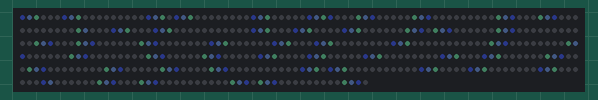
This sketch was run on a simulated Arduino Uno, built with avr-gcc and run on an emulated ATmega328P. Parts: 450 RGB LEDs in strip order, left to right, continuing on the next row. Dim RGB values are drawn brighter than linear; random numbers use the default seed unless the sketch sets one.

Above: at 7.09 s.
At 11.79 s:
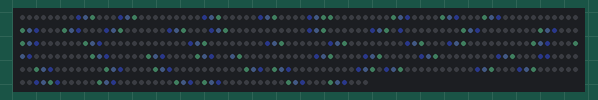
At 16.48 s:
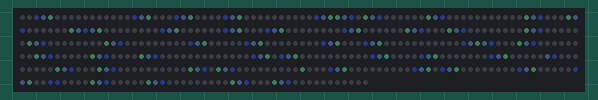
At 19.5 s:
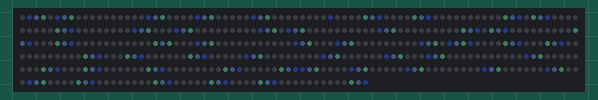
At 30.57 s:
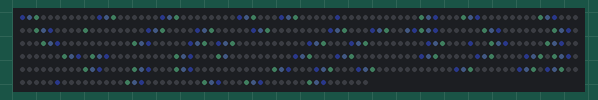
At 38.29 s:
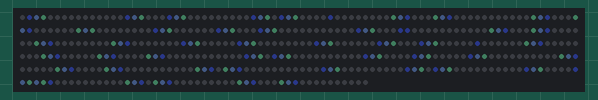

The sketch:

Working_rain_with_lightning_do_not_change_or_delete_ever_yee.ino
```cpp
#include <Adafruit_NeoPixel.h>
// Add an if i = 0 and this is not the first time, check k- the i reset value and go up
// Parameter 1 = number of pixels in strip
// Parameter 2 = pin number (most are valid)
// Parameter 3 = pixel type flags, add together as needed:
//   NEO_KHZ800  800 KHz bitstream (most NeoPixel products w/WS2812 LEDs)
//   NEO_KHZ400  400 KHz (classic 'v1' (not v2) FLORA pixels, WS2811 drivers)
//   NEO_GRB     Pixels are wired for GRB bitstream (most NeoPixel products)
//   NEO_RGB     Pixels are wired for RGB bitstream (v1 FLORA pixels, not v2)
Adafruit_NeoPixel pixels = Adafruit_NeoPixel(450, 3, NEO_GRB + NEO_KHZ800);  //44 Needs to be changed to 330 when running reg. code. Pin (3) matters too
void setup() {
  pixels.begin();
  pixels.show();
  pixels.setBrightness(10);
  Serial.begin(115200);
  //delay(100);
} //void setup()
int tickStart = 0; //Only exists for testing on circuits.io, should mostly be 0
int length = 45; //Please only change these void loop variables and the delay, no other code
int rain_space = 9; //should always be less than length (otherwise this code is inefficient for the purpose)
int clm_num = 10; //The number of columns (counted by humans) in the code
int offst = 0; //This is the number of pixels offset a raindrop will be. This is based off of curClmn later on and is defined here
int rand1 = 0; //Intended to be the first value that gets changed for randomness, cycles every 10 tick values.
int rand2 = 0; //Intended to be the second value that gets changed for randomness, cycles every 10 rand1 values.
int rand1prev = 0; //The previous value of rand1, used to allow seamlessness when tick resets
int rand2prev = 0; //The previous value of rand2, used to allow seamlessness when tick resets
bool serialon = false; //This boolean is used for the testing of rain only without the camera. This does not turn off Serial, just the camera input
void loop() { //The loop where everything happens

  //If anyone cares about having a start up animation, ask me and I will add a boolean here
  int camera [10] = {45,45,45,45,45,45,45,45,45,45}; // each of these values is the y value of the edge divided to split into 45 parts, x values in (divided by 10), May not be needed and could be defined alongside sereal

  int random [10] = {0,3,4,2,0,5,2,5,1,3}; //the random values call to this array after being modded by 10. This makes it so that all random values fall within a given range
  int ran = 0; //This is the assigned value from random being used at a given time
  int offset [4] = {5,3,0,1}; //Like random, this is an array to make sure line offset is maintained

  int topRed = 71; //71 The next lines of code refer to the color values of pixels. This is the command center for changing color.
  int topGreen = 116; //116
  int topBlue = 255; //255

  int botRed = 51; //51
  int botGreen = 106; //106
  int botBlue = 72; //72

  int midRed = 71; //71
  int midGreen = 116; //116
  int midBlue = 156; //156
  for(int tick=tickStart; tick>-2; tick++){

    for (int l=0; l<clm_num; l++){//l is a variable that is used to check for a clm_num amount of Serial values
      if (serialon) {
        while (Serial.available() == 0) {//Wait for connection
        }
        int inChar = length - (int)Serial.read();
        camera [l] = inChar;
      }
    }

    int dropStart = floor(tick/rain_space); //I need this to find a value close to what k should be so the arduino does less work (I would like help)
    for (int curClmn=0; curClmn<clm_num; curClmn++){ //
      offst = offset [(3*curClmn)%4]; //Sets offst realitive to the current column being changed
      for(int dropNumber=dropStart; dropNumber>-2; dropNumber++){ //For each tick value and curClmn, drop number checks if a raindrop should be in a place every rainspace tiles when being ofset by the rand value
        if (tick == 89) { //The check if the tick should be reset
          tick=-3; //resets tick
          dropNumber=-3; //makes it so no code is run when tick is not the intended value, these two lines end the code
        } else {
          if (dropNumber == -1) { //Debugging for negative k values
            dropNumber++;
          }
          if ((dropNumber>=0)&& (dropNumber <= floor(length/rain_space))) {
            srand((curClmn%10)+(dropNumber%10)+(rand1prev%10)+(rand2prev%10));
          }else{
            srand((curClmn%10)+(dropNumber%10)+(rand1%10)+(rand2%10));
          }
          ran = random[rand()%10];
          int pixelPlace = tick-(dropNumber*rain_space + ran) + length -offst; //chooses a position from 0 to length-1 in which to place rain
          if ((curClmn==4)&&(dropNumber==4)) {
             /*Serial.print("j k pixelPlace ran (j*length)+pixelPlace");
             Serial.print(curClmn);
             Serial.print(" ");
             Serial.print(dropNumber);
             Serial.print(" ");
             Serial.print(pixelPlace);
             Serial.print(" ");
             Serial.print(ran);
             Serial.print(" ");
             Serial.println((curClmn*length)+pixelPlace);*/
          }
          if (curClmn%2 == 0) { //Because this was not turned into a matrix, we must check if an increase in the pixel being called on moves down or up
            if ((pixelPlace > camera [curClmn])&&(pixelPlace<=length)) {
                for(int l=camera [curClmn]; l<length; l++){ //Turns off rain which is under the camera's input area
                  pixels.setPixelColor((curClmn*length)+l, pixels.Color(0,0,0));
                }
            } if ((pixelPlace >= camera [curClmn]) && (pixelPlace <= camera [curClmn] + 2)) {//length is an arbitrary location where the rain stops. Cough Cough Hint Hint
              pixels.setPixelColor((curClmn*length)+pixelPlace-3, pixels.Color(0,0,0));
              if (pixelPlace <= camera [curClmn] +1) {
                pixels.setPixelColor((curClmn*length)+pixelPlace-2, pixels.Color(topRed,topGreen,topBlue));
                if (pixelPlace <= camera [curClmn]) {
                  pixels.setPixelColor((curClmn*length)+pixelPlace-1, pixels.Color(midRed,midGreen,midBlue));
                }
              }
            } else if (pixelPlace >= 0 && pixelPlace<= camera [curClmn]-1) {
              pixels.setPixelColor((curClmn*length)+pixelPlace, pixels.Color(botRed,botGreen,botBlue));
              if ((pixelPlace) >= 1) {
                pixels.setPixelColor((curClmn*length)+pixelPlace-1, pixels.Color(midRed,midGreen,midBlue));
                if (pixelPlace >= 2) {
                  pixels.setPixelColor((curClmn*length)+pixelPlace-2, pixels.Color(topRed,topGreen,topBlue));
                  if (pixelPlace >= 3) {
                    pixels.setPixelColor((curClmn*length)+pixelPlace-3, pixels.Color(0,0,0));
                  }
                }
              }
            } else if (pixelPlace < 0){
              dropNumber=-3;
            }
          }
          if (curClmn%2 == 1) {//could be else, kept for readability, used to see if an increase in pixel value moves down or up
            if ((pixelPlace > camera [curClmn])&&(pixelPlace<=length)) {
              for(int l=camera [curClmn]; l<length; l++){//Used to make sure every light below camera is shut off
                pixels.setPixelColor(((curClmn+1)*length-1)-l, pixels.Color(0,0,0));
              }
            } if (pixelPlace >= camera [curClmn] && pixelPlace <= camera [curClmn] + 2) { //length is an arbitrary location where the rain stops. Cough Cough Hint Hint
              pixels.setPixelColor(((curClmn+1)*length-1)- pixelPlace +3, pixels.Color(0,0,0));
              if (pixelPlace <= camera [curClmn] +1) {
                pixels.setPixelColor(((curClmn+1)*length-1)-pixelPlace+2, pixels.Color(topRed,topGreen,topBlue));
                if (pixelPlace <= camera [curClmn]) {
                  pixels.setPixelColor(((curClmn+1)*length-1)-pixelPlace+1, pixels.Color(midRed,midGreen,midBlue));
                }
              }
            } else if ((pixelPlace >= 0) && (pixelPlace <= camera [curClmn]-1)) {
              pixels.setPixelColor(((curClmn+1)*length-1)- pixelPlace , pixels.Color(botRed,botGreen,botBlue));
              if (pixelPlace >= 1) {
                pixels.setPixelColor(((curClmn+1)*length-1)- pixelPlace +1, pixels.Color(midRed,midGreen,midBlue));
                if (pixelPlace >= 2) {
                  pixels.setPixelColor(((curClmn+1)*length-1)- pixelPlace +2, pixels.Color(topRed,topGreen,topBlue));
                  if (pixelPlace >= 3){
                    pixels.setPixelColor(((curClmn+1)*length-1)- pixelPlace +3, pixels.Color(0,0,0));
                  }
                }
              }
            } else  if (pixelPlace < 0){
              dropNumber=-3;
            }
          }
        }
      }
    }

    if (!serialon) {
       //delay(6);// Delay for a period of time (in milliseconds).
    }

    pixels.show();
    tickStart=-1; //Only for testing

    int lightningClm = rand()%13; //randomness that decides if lightning should strike, should be updated so that we understand exactly what rand does

    if ((tick+rand1+rand2)%32==13){
      for(int l=0; l<length; l++){
        pixels.setPixelColor((lightningClm*length)+l, pixels.Color(255,255,100)); //Turns on lightning and sets the color
      }
    }

    pixels.show();

    if (tick==-3) {
      rand1prev = rand1;
      rand2prev = rand2;
      rand1++;
      if (rand1==10) {
        rand2++;
        rand1 = 0;
        if (rand2==10) {
          rand2=0;
        }
      }
    }
  }
}
```
